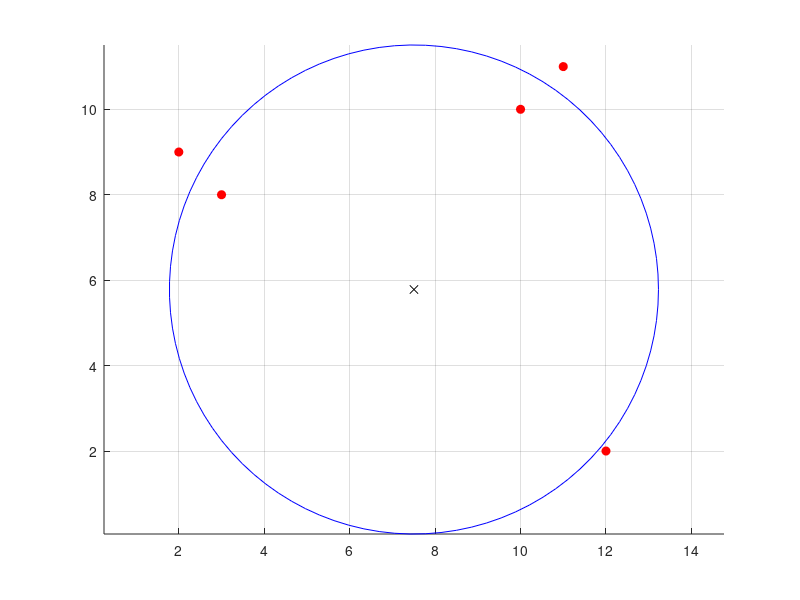

Write the MATLAB code that produced this figure.
clear; clc; close all;

function [u, iter] = gaussNewton(u0, tol, maxIter, data)
    u = u0;
    for iter = 1:maxIter
        r = residuals(u, data);  % ber res
        J = jac_res(u, data); % ber jac
        delta = - (J' * J) \ (J' * r);
        u = u + delta;
        if norm(delta, inf) < tol
            break;
        end
    end
end

function r = residuals(u, data)
    X = u(1); Y = u(2); R = u(3);
    n = size(data, 1);
    r = zeros(n, 1);
    for i = 1:n
        x_i = data(i, 1);
        y_i = data(i, 2);
        r(i) = (x_i - X)^2 + (y_i - Y)^2 - R^2;
    end
end


function J = jac_res(u, data)
    X = u(1); Y = u(2); R = u(3);
    n = size(data, 1);
    J = zeros(n, 3);
    for i = 1:n
        x_i = data(i, 1);
        y_i = data(i, 2);
        J(i, 1) = -2*(x_i - X);
        J(i, 2) = -2*(y_i - Y);
        J(i, 3) = -2*R;
    end
end

punkter = [10, 10;
        12, 2;
         3, 8;
        11, 11;
         2, 9];

% start giss
% mittp. = medel av p.
% R medel avs.
X0 = mean(punkter(:,1));
Y0 = mean(punkter(:,2));
R0 = mean(sqrt((punkter(:,1)-X0).^2 + (punkter(:,2)-Y0).^2));
u0 = [X0; Y0; R0];

tol = 1e-6;
maxiter = 100;

% anrop
[u, iter] = gaussNewton(u0, tol, maxiter, punkter);

% cirk param
X = u(1);
Y = u(2);
R = u(3);

disp(['medel = (', num2str(X, '%.4f'), ', ', num2str(Y, '%.4f'), ')']);
disp([' radie= ', num2str(R, '%.4f')]);

% visa
fi = linspace(0, 2*pi, 100);
x_circ = X + R * cos(fi);
y_circ = Y + R * sin(fi);

figure;
hold on;
plot(x_circ, y_circ, 'b-');
plot(punkter(:,1), punkter(:,2), 'ro', 'MarkerFaceColor', 'r');
plot(X, Y, 'kx');
axis equal;
grid on;
